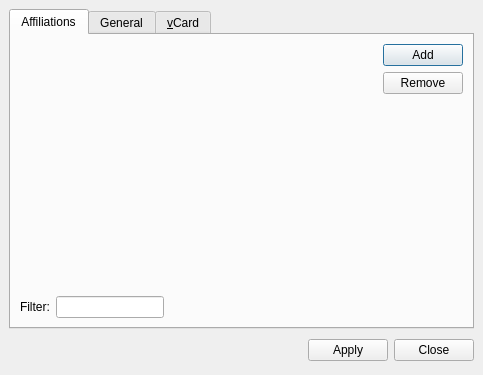
<?xml version="1.0" encoding="UTF-8"?>
<ui version="4.0">
 <class>MUCConfig</class>
 <widget class="QDialog" name="MUCConfig">
  <property name="geometry">
   <rect>
    <x>0</x>
    <y>0</y>
    <width>483</width>
    <height>375</height>
   </rect>
  </property>
  <property name="windowTitle">
   <string>Room Configuration</string>
  </property>
  <layout class="QVBoxLayout">
   <property name="spacing">
    <number>6</number>
   </property>
   <property name="leftMargin">
    <number>9</number>
   </property>
   <property name="topMargin">
    <number>9</number>
   </property>
   <property name="rightMargin">
    <number>9</number>
   </property>
   <property name="bottomMargin">
    <number>9</number>
   </property>
   <item>
    <widget class="QTabWidget" name="tabs">
     <property name="currentIndex">
      <number>0</number>
     </property>
     <widget class="QWidget" name="tab_affiliations">
      <attribute name="title">
       <string>Affiliations</string>
      </attribute>
      <layout class="QGridLayout">
       <property name="leftMargin">
        <number>9</number>
       </property>
       <property name="topMargin">
        <number>9</number>
       </property>
       <property name="rightMargin">
        <number>9</number>
       </property>
       <property name="bottomMargin">
        <number>9</number>
       </property>
       <property name="spacing">
        <number>6</number>
       </property>
       <item row="2" column="3" rowspan="2">
        <spacer>
         <property name="orientation">
          <enum>Qt::Vertical</enum>
         </property>
         <property name="sizeHint" stdset="0">
          <size>
           <width>20</width>
           <height>141</height>
          </size>
         </property>
        </spacer>
       </item>
       <item row="3" column="0">
        <widget class="QLabel" name="label">
         <property name="text">
          <string>Filter:</string>
         </property>
        </widget>
       </item>
       <item row="3" column="1">
        <widget class="QLineEdit" name="le_filter">
         <property name="sizePolicy">
          <sizepolicy hsizetype="Preferred" vsizetype="Fixed">
           <horstretch>0</horstretch>
           <verstretch>0</verstretch>
          </sizepolicy>
         </property>
        </widget>
       </item>
       <item row="3" column="2">
        <spacer>
         <property name="orientation">
          <enum>Qt::Horizontal</enum>
         </property>
         <property name="sizeHint" stdset="0">
          <size>
           <width>40</width>
           <height>20</height>
          </size>
         </property>
        </spacer>
       </item>
       <item row="0" column="0" rowspan="3" colspan="3">
        <widget class="MUCAffiliationsView" name="tv_affiliations" native="true">
         <property name="sizePolicy">
          <sizepolicy hsizetype="Expanding" vsizetype="Ignored">
           <horstretch>0</horstretch>
           <verstretch>0</verstretch>
          </sizepolicy>
         </property>
        </widget>
       </item>
       <item row="0" column="3">
        <widget class="QPushButton" name="pb_add">
         <property name="text">
          <string>Add</string>
         </property>
        </widget>
       </item>
       <item row="1" column="3">
        <widget class="QPushButton" name="pb_remove">
         <property name="text">
          <string>Remove</string>
         </property>
        </widget>
       </item>
      </layout>
     </widget>
     <widget class="QWidget" name="tab_general">
      <attribute name="title">
       <string>General</string>
      </attribute>
      <layout class="QVBoxLayout">
       <property name="spacing">
        <number>6</number>
       </property>
       <property name="leftMargin">
        <number>9</number>
       </property>
       <property name="topMargin">
        <number>9</number>
       </property>
       <property name="rightMargin">
        <number>9</number>
       </property>
       <property name="bottomMargin">
        <number>9</number>
       </property>
       <item>
        <widget class="QStackedWidget" name="sw_general">
         <property name="currentIndex">
          <number>0</number>
         </property>
         <widget class="QWidget" name="pg_general_message">
          <layout class="QVBoxLayout">
           <property name="spacing">
            <number>6</number>
           </property>
           <property name="leftMargin">
            <number>9</number>
           </property>
           <property name="topMargin">
            <number>9</number>
           </property>
           <property name="rightMargin">
            <number>9</number>
           </property>
           <property name="bottomMargin">
            <number>9</number>
           </property>
           <item>
            <spacer>
             <property name="orientation">
              <enum>Qt::Vertical</enum>
             </property>
             <property name="sizeHint" stdset="0">
              <size>
               <width>20</width>
               <height>40</height>
              </size>
             </property>
            </spacer>
           </item>
           <item>
            <widget class="QLabel" name="lb_general_message">
             <property name="text">
              <string>message</string>
             </property>
             <property name="alignment">
              <set>Qt::AlignCenter</set>
             </property>
             <property name="wordWrap">
              <bool>true</bool>
             </property>
            </widget>
           </item>
           <item>
            <spacer>
             <property name="orientation">
              <enum>Qt::Vertical</enum>
             </property>
             <property name="sizeHint" stdset="0">
              <size>
               <width>20</width>
               <height>40</height>
              </size>
             </property>
            </spacer>
           </item>
          </layout>
         </widget>
         <widget class="QWidget" name="pg_general_data"/>
        </widget>
       </item>
       <item>
        <layout class="QHBoxLayout">
         <property name="spacing">
          <number>6</number>
         </property>
         <property name="leftMargin">
          <number>0</number>
         </property>
         <property name="topMargin">
          <number>0</number>
         </property>
         <property name="rightMargin">
          <number>0</number>
         </property>
         <property name="bottomMargin">
          <number>0</number>
         </property>
         <item>
          <spacer>
           <property name="orientation">
            <enum>Qt::Horizontal</enum>
           </property>
           <property name="sizeHint" stdset="0">
            <size>
             <width>40</width>
             <height>20</height>
            </size>
           </property>
          </spacer>
         </item>
         <item>
          <widget class="QPushButton" name="pb_destroy">
           <property name="text">
            <string>Destroy Room</string>
           </property>
          </widget>
         </item>
         <item>
          <spacer>
           <property name="orientation">
            <enum>Qt::Horizontal</enum>
           </property>
           <property name="sizeHint" stdset="0">
            <size>
             <width>40</width>
             <height>20</height>
            </size>
           </property>
          </spacer>
         </item>
        </layout>
       </item>
      </layout>
     </widget>
     <widget class="QWidget" name="tab_vcard">
      <attribute name="title">
       <string>&amp;vCard</string>
      </attribute>
     </widget>
    </widget>
   </item>
   <item>
    <layout class="QHBoxLayout">
     <property name="spacing">
      <number>6</number>
     </property>
     <property name="leftMargin">
      <number>0</number>
     </property>
     <property name="topMargin">
      <number>0</number>
     </property>
     <property name="rightMargin">
      <number>0</number>
     </property>
     <property name="bottomMargin">
      <number>0</number>
     </property>
     <item>
      <widget class="BusyWidget" name="busy" native="true"/>
     </item>
     <item>
      <spacer>
       <property name="orientation">
        <enum>Qt::Horizontal</enum>
       </property>
       <property name="sizeHint" stdset="0">
        <size>
         <width>131</width>
         <height>31</height>
        </size>
       </property>
      </spacer>
     </item>
     <item>
      <widget class="QPushButton" name="pb_apply">
       <property name="text">
        <string>Apply</string>
       </property>
      </widget>
     </item>
     <item>
      <widget class="QPushButton" name="pb_close">
       <property name="text">
        <string>Close</string>
       </property>
      </widget>
     </item>
    </layout>
   </item>
  </layout>
 </widget>
 <customwidgets>
  <customwidget>
   <class>BusyWidget</class>
   <extends>QWidget</extends>
   <header>busywidget.h</header>
   <container>1</container>
  </customwidget>
  <customwidget>
   <class>MUCAffiliationsView</class>
   <extends>QWidget</extends>
   <header>mucaffiliationsview.h</header>
   <container>1</container>
  </customwidget>
 </customwidgets>
 <resources/>
 <connections>
  <connection>
   <sender>pb_close</sender>
   <signal>clicked()</signal>
   <receiver>MUCConfig</receiver>
   <slot>reject()</slot>
   <hints>
    <hint type="sourcelabel">
     <x>369</x>
     <y>253</y>
    </hint>
    <hint type="destinationlabel">
     <x>179</x>
     <y>282</y>
    </hint>
   </hints>
  </connection>
 </connections>
</ui>
